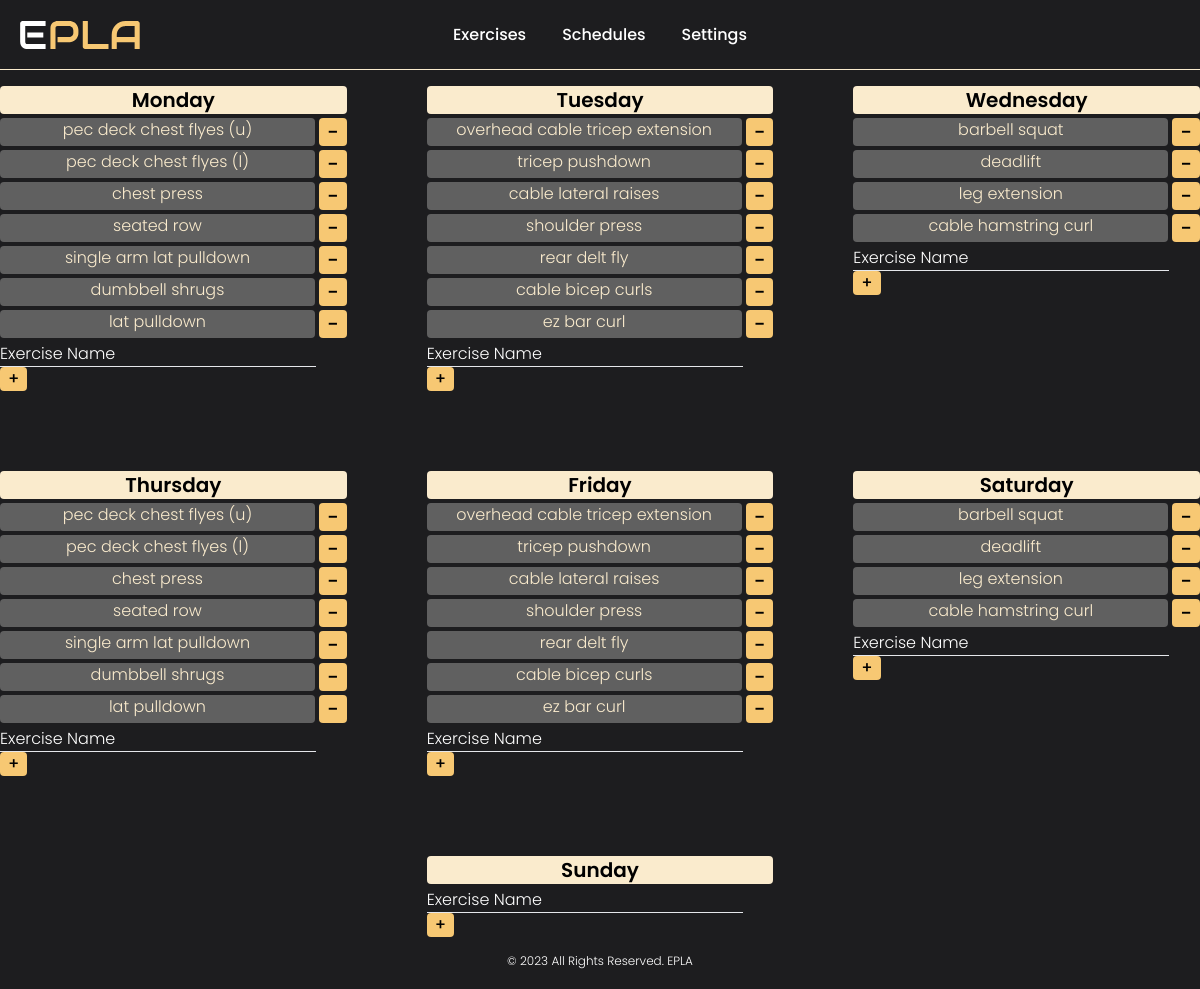
/schedules (signed in), run on the app's committed database.
### tables this page shows
CREATE TABLE exercises (
    id INTEGER,
    user_id INTEGER,
    exercise TEXT,
    PRIMARY KEY(id),
    FOREIGN KEY(user_id) REFERENCES users(id)
        ON UPDATE CASCADE
        ON DELETE CASCADE
);

### app.py (the view, shortened to what this page needs)
@app.route("/schedules", methods=["GET", "POST"])
@login_required
def schedules():
    exercises = {
        "monday": [],
        "tuesday": [],
        "wednesday": [],
        "thursday": [],
        "friday": [],
        "saturday": [],
        "sunday": [],
    }
    con, cur = database()
    for row in exercises:
        cur.execute("SELECT exercise_id FROM schedules WHERE user_id = (?) AND day = (?)", (session["user_id"], row))
        exercise_id = cur.fetchall()
        exercise_id = [id[0] for id in exercise_id]
        placeholders = ', '.join(['?' for _ in exercise_id])
        sql_query = f"SELECT exercise FROM exercises WHERE user_id = (?) AND id IN ({placeholders})"
        cur.execute(sql_query, (session["user_id"], *exercise_id))
        results = cur.fetchall()
        results = [item[0] for item in results]
        exercises[row].extend(results)
    cur.close()
    con.close()
    return render_template("add-change-schedules.html", exercises=exercises)

### app.py (called while the page is built)
@app.after_request
def after_request(response):
    response.headers["Cache-Control"] = "no-cache, no-store, must-revalidate"
    response.headers["Expires"] = 0
    response.headers["Pragma"] = "no-cache"
    return response

### helpers.py (called while the page is built)
def login_required(f):
    @wraps(f)
    def decorated_function(*args, **kwargs):
        if session.get("user_id") is None:
            return redirect("/login")
        return f(*args, **kwargs)
    return decorated_function

def database(db="database.db"):
    con = sqlite3.connect(db)
    cur = con.cursor()
    cur.execute("PRAGMA foreign_keys = 1")
    return con, cur

### templates/add-change-schedules.html (shortened to what this page needs)
{% extends "layout.html" %}
{% block main %}
    <div class="grid grid-cols-1 md:grid-cols-2 lg:grid-cols-3 gap-10 md:gap-20">
        <div class="space-y-1">
            <h1 class="rounded bg-yellow-2 font-semibold text-center text-xl text-black">Monday</h1>
            {% for exercise in exercises["monday"] %}
                <form action="/schedules" method="post" class="flex flex-nowrap">
                    <p class="w-full mr-1 rounded bg-default-2 font-light text-center text-yellow-2">{{ exercise }}</p>
                    <button type="submit" class="rounded px-2 bg-yellow-1 text-xl">-</button>
                </form>
            {% endfor %}
            <form action="/schedules" method="post">
                <input type="text" name="exercise" placeholder="Exercise Name" required class="border-b outline-none bg-transparent caret-yellow-2 placeholder-white font-light text-white">
                <button type="submit" class="rounded px-2 bg-yellow-1">+</button>
            </form>
        </div>
        <div class="space-y-1">
            <h1 class="rounded bg-yellow-2 font-semibold text-center text-xl text-black">Tuesday</h1>
            {% for exercise in exercises["tuesday"] %}
                <form action="/schedules" method="post" class="flex flex-nowrap">
                    <p class="w-full mr-1 rounded bg-default-2 font-light text-center text-yellow-2">{{ exercise }}</p>
                    <button type="submit" class="rounded px-2 bg-yellow-1 text-xl">-</button>
                </form>
            {% endfor %}
            <form action="/schedules" method="post">
                <input type="text" name="exercise" placeholder="Exercise Name" required class="border-b outline-none bg-transparent caret-yellow-2 placeholder-white font-light text-white">
                <button type="submit" class="rounded px-2 bg-yellow-1">+</button>
            </form>
        </div>
        <div class="space-y-1">
            <h1 class="rounded bg-yellow-2 font-semibold text-center text-xl text-black">Wednesday</h1>
            {% for exercise in exercises["wednesday"] %}
                <form action="/schedules" method="post" class="flex flex-nowrap">
                    <p class="w-full mr-1 rounded bg-default-2 font-light text-center text-yellow-2">{{ exercise }}</p>
                    <button type="submit" class="rounded px-2 bg-yellow-1 text-xl">-</button>
                </form>
            {% endfor %}
            <form action="/schedules" method="post">
                <input type="text" name="exercise" placeholder="Exercise Name" required class="border-b outline-none bg-transparent caret-yellow-2 placeholder-white font-light text-white">
                <button type="submit" class="rounded px-2 bg-yellow-1">+</button>
            </form>
        </div>
        <div class="space-y-1">
            <h1 class="rounded bg-yellow-2 font-semibold text-center text-xl text-black">Thursday</h1>
            {% for exercise in exercises["thursday"] %}
                <form action="/schedules" method="post" class="flex flex-nowrap" class="flex flex-nowrap space-x-1">
                    <p class="w-full mr-1 rounded bg-default-2 font-light text-center text-yellow-2">{{ exercise }}</p>
                    <button type="submit" class="rounded px-2 bg-yellow-1 text-xl">-</button>
                </form>
            {% endfor %}
            <form action="/schedules" method="post">
                <input type="text" name="exercise" placeholder="Exercise Name" required class="border-b outline-none bg-transparent caret-yellow-2 placeholder-white font-light text-white">
                <button type="submit" class="rounded px-2 bg-yellow-1">+</button>
            </form>
        </div>
        <div class="space-y-1">
            <h1 class="rounded bg-yellow-2 font-semibold text-center text-xl text-black">Friday</h1>
            {% for exercise in exercises["friday"] %}
                <form action="/schedules" method="post" class="flex flex-nowrap">
                    <p class="w-full mr-1 rounded bg-default-2 font-light text-center text-yellow-2">{{ exercise }}</p>
                    <button type="submit" class="rounded px-2 bg-yellow-1 text-xl">-</button>
                </form>
            {% endfor %}
            <form action="/schedules" method="post">
                <input type="text" name="exercise" placeholder="Exercise Name" required class="border-b outline-none bg-transparent caret-yellow-2 placeholder-white font-light text-white">
                <button type="submit" class="rounded px-2 bg-yellow-1">+</button>
            </form>
        </div>
        <div class="space-y-1">
            <h1 class="rounded bg-yellow-2 font-semibold text-center text-xl text-black">Saturday</h1>
            {% for exercise in exercises["saturday"] %}
                <form action="/schedules" method="post" class="flex flex-nowrap">
                    <p class="w-full mr-1 rounded bg-default-2 font-light text-center text-yellow-2">{{ exercise }}</p>
                    <button type="submit" class="rounded px-2 bg-yellow-1 text-xl">-</button>
                </form>
            {% endfor %}
            <form action="/schedules" method="post">
                <input type="text" name="exercise" placeholder="Exercise Name" required class="border-b outline-none bg-transparent caret-yellow-2 placeholder-white font-light text-white">
                <button type="submit" class="rounded px-2 bg-yellow-1">+</button>
            </form>
        </div>
        <div class="space-y-1 lg:col-start-2">
            <h1 class="rounded bg-yellow-2 font-semibold text-center text-xl text-black">Sunday</h1>
            <form action="/schedules" method="post">
                <input type="text" name="exercise" placeholder="Exercise Name" required class="border-b outline-none bg-transparent caret-yellow-2 placeholder-white font-light text-white">
                <button type="submit" class="rounded px-2 bg-yellow-1">+</button>
            </form>
        </div>
    </div>
{% endblock %}

### templates/layout.html (shortened to what this page needs)
<!DOCTYPE html>
<html lang="en">
    <head>
        <script src="https://cdn.tailwindcss.com"></script>
        <link href="/static/css/styles.css" rel="stylesheet">
    </head>
    <body class="flex flex-col min-h-screen justify-between bg-default-1 font-default font-medium">
        <div class="flex items-center border-b border-yellow-2 p-5">
            <a href="/" class="z-10">
                <img src="/static/images/EPLA.svg">
            </a>
            <nav class="absolute w-full right-0">
                {% if session["user_id"] %}
                    <ul class="relative flex items-center justify-center space-x-5">
                        <li class="p-2 rounded hover:bg-yellow-1 hover:text-black text-white duration-300"><a href="/exercises">Exercises</a></li>
                        <div x-data="{open: false}">
                            <button @click="open = !open" class="p-2 rounded hover:bg-yellow-1 hover:text-black text-white duration-300">Schedules</button>
                        </div>
                        <li class="p-2 rounded hover:bg-yellow-1 hover:text-black text-white duration-300"><a href="/settings">Settings</a></li>
                    </ul>
                {% else %}
                    <ul class="flex items-center justify-end">
                        <li class="mx-5 text-white"><a href="/login" class="delay-75 duration-75 hover:border-b-2 rounded-sm">Login</a></li>
                        <li class="mx-5 px-5 bg-yellow-1 rounded-md shadow-md hover:bg-yellow-2 transition-colors"><a href="/register">Register</a></li>
                    </ul>
                {% endif %}
            </nav>
        </div>
        <main class="flex justify-center my-4">
            {% block main %}{% endblock %}
        </main>
        <footer class="flex justify-center mb-5">
            <p class="font-light text-xs text-white">© 2023 All Rights Reserved. EPLA</p>
        </footer>
    </body>
</html>

### static/css/styles.css (style rules this page uses)
.font-default { font-family: 'Poppins', sans-serif; }

### data on the page
exercises: exercise "pec deck chest flyes (u)"
exercises: exercise "pec deck chest flyes (l)"
exercises: exercise "chest press"
exercises: exercise "seated row"
exercises: exercise "single arm lat pulldown"
exercises: exercise "dumbbell shrugs"
exercises: exercise "lat pulldown"
exercises: exercise "overhead cable tricep extension"
exercises: exercise "tricep pushdown"
exercises: exercise "cable lateral raises"
exercises: exercise "shoulder press"
exercises: exercise "rear delt fly"
exercises: exercise "cable bicep curls"
exercises: exercise "ez bar curl"
exercises: exercise "barbell squat"
exercises: exercise "deadlift"
exercises: exercise "leg extension"
exercises: exercise "cable hamstring curl"
